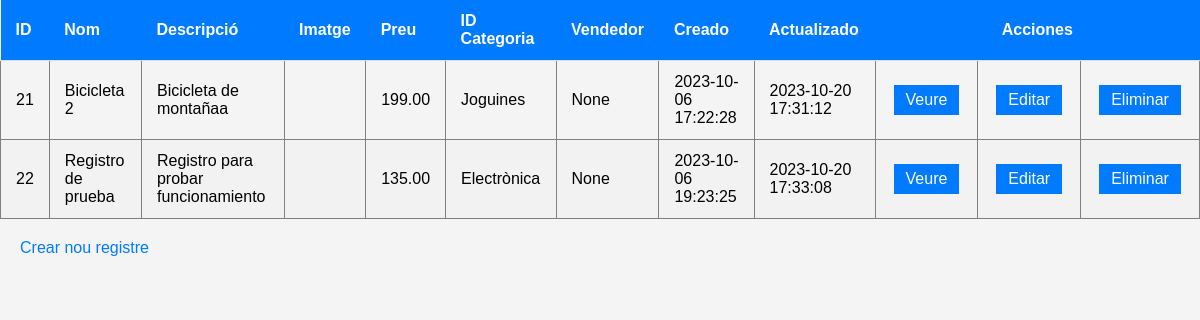
The app's page /products/list, older data.
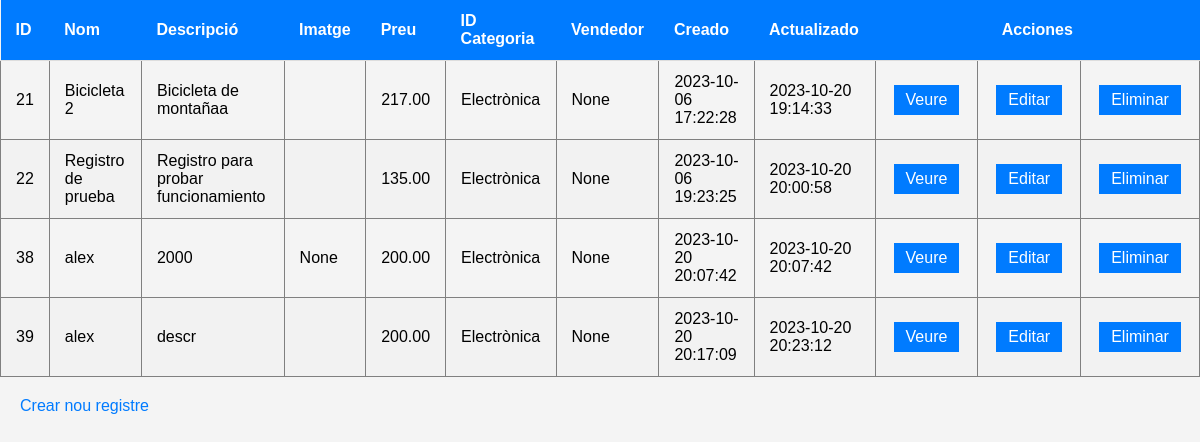
The same page, newer data.
### my_app/models.py (models this page shows)
class Product(db.Model):
    __tablename__ = 'products'
    id = db.Column(db.Integer, primary_key=True)
    title = db.Column(db.Text)
    description = db.Column(db.Text)
    photo = db.Column(db.Text)
    price = db.Column(db.DECIMAL(10, 2))
    category_id = db.Column(db.Integer, db.ForeignKey('categories.id'))
    seller_id = db.Column(db.Integer, db.ForeignKey('users.id'))
    created = db.Column(db.DateTime, default=datetime.utcnow, nullable=False)
    updated = db.Column(db.DateTime, default=datetime.utcnow, nullable=False)

class Category(db.Model):
    __tablename__ = 'categories'
    id = db.Column(db.Integer, primary_key=True)
    name = db.Column(db.Text, unique=True)
    slug = db.Column(db.Text, unique=True)

### my_app/routes_main.py (the view)
@main_bp.route("/products/list")
def list_products():
    lista = db.session.query(Product, Category).join(Category).order_by(Product.id.asc()).all()
    return render_template('products/list.html',results=lista)

### my_app/templates/products/list.html (shortened to what this page needs)
<!DOCTYPE html>
<html lang="en">
<head>
    <link rel="stylesheet" href="/static/list.css">
</head>
<body>
    <table class="table">
        <thead>
            <tr>
                <th>ID</th>
                <th>Nom</th>
                <th>Descripció</th>
                <th>Imatge</th>
                <th>Preu</th>
                <th>ID Categoria</th>
                <th>Vendedor</th>
                <th>Creado</th>
                <th>Actualizado</th>
                <th colspan="3">Acciones</th>
            </tr>
        </thead>
        <tbody>
            {% for (product, categoria) in results %}
            <tr>
                <td>{{ product.id }}</td>
                <td>{{ product.title }}</td>
                <td>{{ product.description }}</td>
                <td>{{ product.photo }}</td>
                <td>{{ product.price }}</td>
                <td>{{ categoria.name }}</td>
                <td>{{ product.seller_id }}</td>
                <td>{{ product.created.strftime("%Y-%m-%d %H:%M:%S") }}</td>
                <td>{{ product.updated.strftime("%Y-%m-%d %H:%M:%S") }}</td>
                <td><a class="action" href="/products/read/{{ product.id }}" title="Veure">Veure</a></td>
                <td><a class="action" href="/products/update/{{ product.id }}" title="Editar">Editar</a></td>
                <td><a class="action" href="/products/delete/{{ product.id }}" title="Eliminar">Eliminar</a></td>
            </tr>
            {% endfor %}
        </tbody>
    </table>
    <div class="enlaces"> <a href="/products/create">Crear nou registre</a>
    </div>
</body>
</html>

### my_app/static/list.css (style rules this page uses)
body { font-family: Arial, sans-serif; background-color: #f4f4f4; margin: 0; padding: 0; }
a { text-decoration: none; color: #007bff; }
table { width: 100%; border-collapse: collapse; }
th, td { padding: 12px 15px; text-align: left; border-bottom: 1px solid #ddd; }
tbody th, tbody td { border: 1px solid grey; }
th { background-color: #007bff; color: #fff; }
tr:nth-child(even) { background-color: #f2f2f2; }
.action { display: inline-block; padding: 6px 12px; margin: 3px; background-color: #007bff; color: #fff; border: none; text-align: center; text-decoration: none; cursor: pointer; align-content: center; }
.enlaces { margin: 0; padding: 20px; }
thead th:last-child { text-align: center; }

Row changes from the older to the newer data that the page shows:
changed Product "Bicicleta 2": price "199.00" → "217.00"; name "Joguines" → "Electrònica"; updated "2023-10-20 17:31:12" → "2023-10-20 19:14:33"
changed Product "Registro de prueba": updated "2023-10-20 17:33:08" → "2023-10-20 20:00:58"
added Product: id "38", title "alex", description "2000", photo "None", price "200.00", name "Electrònica", seller_id "None", created "2023-10-20 20:07:42", updated "2023-10-20 20:07:42"
added Product: id "39", title "alex", description "descr", price "200.00", name "Electrònica", seller_id "None", created "2023-10-20 20:17:09", updated "2023-10-20 20:23:12"
